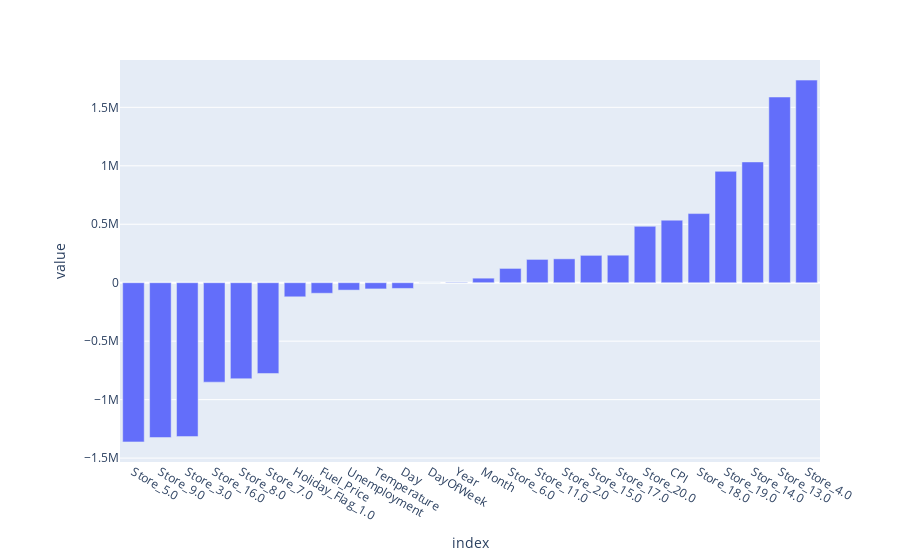

The notebook cell this image was saved under:
### Code cell
# Plot coefficients
fig = px.bar(feature_coefficients, orientation = 'v')
fig.update_layout(showlegend = False, 
                  margin = {'l': 120} # to avoid cropping of column names
                 )
fig.show()

### Figure 1 — Plotly figure (JSON) as saved in the notebook; plotly's stock layout.template omitted (floating-point values rounded to 4 significant figures)
{"data": [{"alignmentgroup": "True", "hovertemplate": "variable=feature_coef<br>index=%{x}<br>value=%{y}<extra></extra>", "legendgroup": "feature_coef", "marker": {"color": "#636efa", "pattern": {"shape": ""}}, "name": "feature_coef", "offsetgroup": "feature_coef", "orientation": "v", "showlegend": true, "textposition": "auto", "type": "bar", "x": ["Store_5.0", "Store_9.0", "Store_3.0", "Store_16.0", "Store_8.0", "Store_7.0", "Holiday_Flag_1.0", "Fuel_Price", "Unemployment", "Temperature", "Day", "DayOfWeek", "Year", "Month", "Store_6.0", "Store_11.0", "Store_2.0", "Store_15.0", "Store_17.0", "Store_20.0", "CPI", "Store_18.0", "Store_19.0", "Store_14.0", "Store_13.0", "Store_4.0"], "xaxis": "x", "y": [-1362000.0, -1324000.0, -1316000.0, -850600.0, -821300.0, -776400.0, -120600.0, -90250.0, -63350.0, -53010.0, -48920.0, -6.519e-09, 4036.0, 38960.0, 122200.0, 199300.0, 204300.0, 234000.0, 235300.0, 482300.0, 534900.0, 591300.0, 952500.0, 1033000.0, 1588000.0, 1733000.0], "yaxis": "y"}], "layout": {"barmode": "relative", "legend": {"title": {"text": "variable"}, "tracegroupgap": 0}, "margin": {"l": 120, "t": 60}, "showlegend": false, "xaxis": {"anchor": "y", "domain": [0, 1], "title": {"text": "index"}}, "yaxis": {"anchor": "x", "domain": [0, 1], "title": {"text": "value"}}}}
